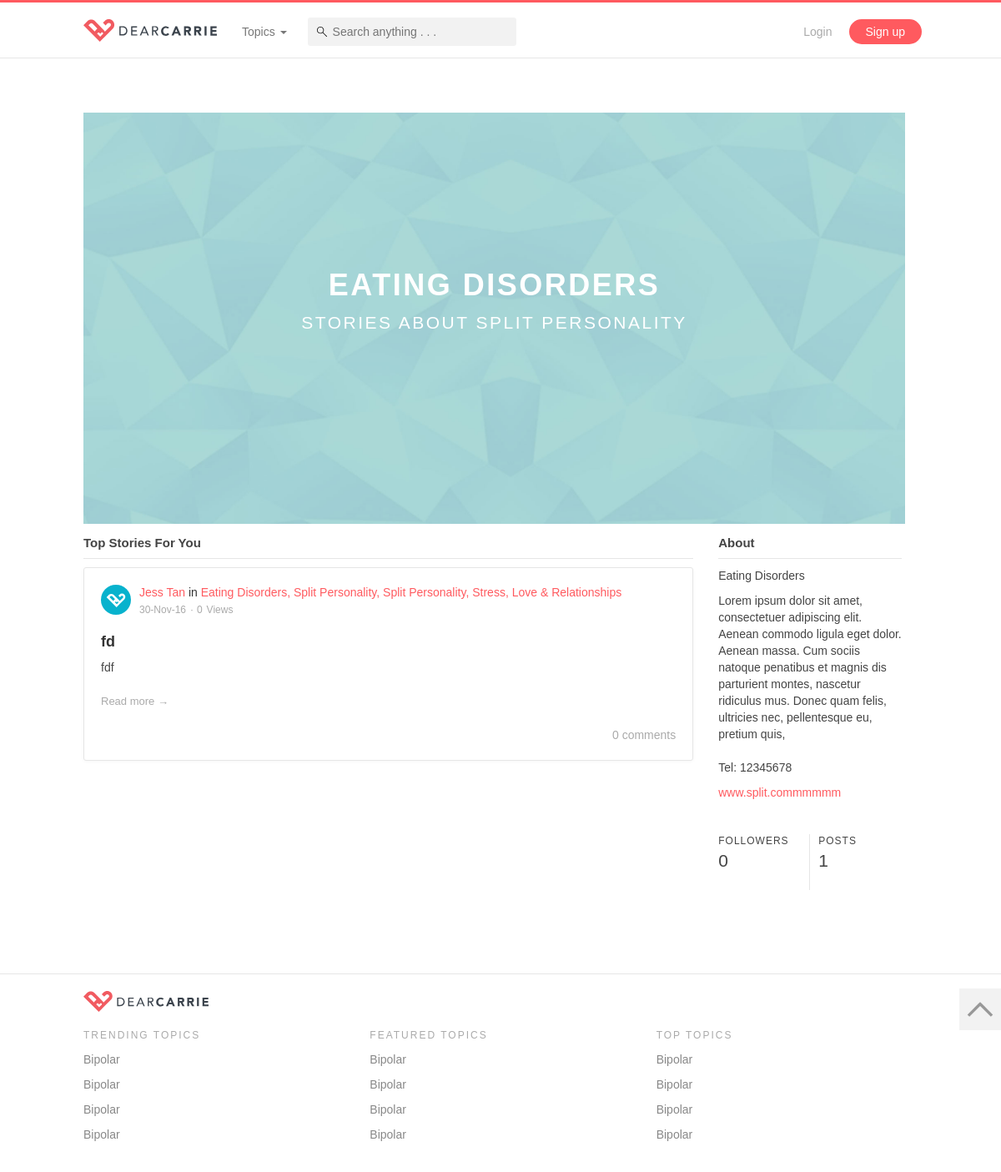
Screenshot of /topicDetails?topicID=8 with the database file from the repository.
### tables this page shows
CREATE TABLE `topics` (
  `id` int(11) NOT NULL,
  `main_image` varchar(255) NOT NULL,
  `background` varchar(255) NOT NULL,
  `title` varchar(255) NOT NULL,
  `short_desc` varchar(255) NOT NULL,
  `description` varchar(255) NOT NULL,
  `date` timestamp NOT NULL DEFAULT CURRENT_TIMESTAMP ON UPDATE CURRENT_TIMESTAMP,
  `followers` int(11) NOT NULL DEFAULT '0',
  `posts` int(11) NOT NULL DEFAULT '0',
  `url` varchar(255) NOT NULL,
  `tel` varchar(255) NOT NULL,
  `type` varchar(255) NOT NULL,
  `order_num` int(11) NOT NULL,
  `score` double NOT NULL DEFAULT '0',
  `published` int(11) NOT NULL DEFAULT '1'
);

CREATE TABLE `curation` (
  `topicid` int(11) NOT NULL,
  `postid` int(11) NOT NULL
);

CREATE TABLE `users` (
  `id` int(11) NOT NULL,
  `name` varchar(255) NOT NULL,
  `email` varchar(255) NOT NULL,
  `password` char(32) NOT NULL,
  `role` varchar(255) NOT NULL DEFAULT 'normal',
  `affliate` varchar(255) DEFAULT 'website',
  `image` varchar(255) NOT NULL DEFAULT 'images/default.svg',
  `description` varchar(255) NOT NULL,
  `datejoin` timestamp NOT NULL DEFAULT CURRENT_TIMESTAMP,
  `active` int(11) NOT NULL DEFAULT '1'
);

CREATE TABLE `posts` (
  `id` int(11) NOT NULL,
  `userid` int(11) DEFAULT NULL,
  `title` varchar(255) DEFAULT NULL,
  `description` varchar(255) DEFAULT NULL,
  `timestamp` timestamp NOT NULL DEFAULT CURRENT_TIMESTAMP ON UPDATE CURRENT_TIMESTAMP,
  `score` double NOT NULL DEFAULT '0',
  `likes` int(11) NOT NULL DEFAULT '0',
  `comments` int(11) NOT NULL DEFAULT '0',
  `views` int(11) NOT NULL DEFAULT '0',
  `published` int(11) NOT NULL DEFAULT '1'
);

### controllers/commonFunctions.php (called while the page is built, shortened)
<?php
function checkLogin() {
	if(isset($_SESSION["role"])) {
		return false;
	}
	else {
		return true;
	}
}
function connectToDataBase() {
	$theLineToDatabase =  mysqli_connect("localhost","root","root","dearcarrie");
	if(!$theLineToDatabase) {
		header("location: error.php?msg=Database connection error");
		exit();
	}
	else {
	  return $theLineToDatabase;
	}
}
function getPostByID($id) {
	$conn = connectToDataBase();
	$sql = "SELECT * FROM posts WHERE id = '$id'";
	$result = $conn->query($sql);
	$value = $result->fetch_assoc();
	return $value;
}
function getUserByID($id) {
	$conn = connectToDataBase();
	$sql = "SELECT * FROM users WHERE id = '$id'";
	$result = $conn->query($sql);
	$value = $result->fetch_assoc();
	return $value;
}
function getTopicByID($id) {
	$conn = connectToDataBase();
	$sql = "SELECT * FROM topics WHERE id = '$id'";
	$result = $conn->query($sql);
	$value = $result->fetch_assoc();
	return $value;
}
function displayFeaturedTopics() {
	$conn = connectToDataBase();
	$sql = "SELECT * FROM topics WHERE type = 'featured' ORDER BY order_num";
	$result = $conn->query($sql);
	$resArr = array();
	if ($result->num_rows > 0) {
		 while($row = $result->fetch_assoc()) {
			 $resArr[] = $row;
		 }
	}
	return $resArr;
}
function getPostsByTopicID($topicid) {
	$conn = connectToDataBase();
	$sql = "SELECT *
					FROM posts p
					INNER JOIN curation c ON p.id = c.postid
					WHERE published = 1 AND c.topicid = '$topicid'
					ORDER BY p.id DESC";
	$result = $conn->query($sql);
	$resArr = array();
	if ($result->num_rows > 0) {
		 while($row = $result->fetch_assoc()) {
			 $resArr[] = $row;
		 }
	} else {
		 showErrorMessage("No posts found");
	}
	return $resArr;
}
function countPostByTopicID($topicid) {
	$conn = connectToDataBase();
	$sql = "SELECT COUNT(*) AS total
					FROM curation c
					INNER JOIN posts p ON c.postid = p.id
					WHERE c.topicid='$topicid' AND p.published = 1";
	$result = $conn->query($sql);
	$value = $result->fetch_assoc();
	return $value["total"];
}
function countFollowersByTopicID($topicid) {
	$conn = connectToDataBase();
	$sql = "SELECT COUNT(*) AS total
					FROM topic_follow
					WHERE topicid = '$topicid'";
	$result = $conn->query($sql);
	$value = $result->fetch_assoc();
	return $value["total"];
}
function countCommentsByPostID($id) {
	$conn = connectToDataBase();
	$sql = "SELECT COUNT(*) AS total FROM comments WHERE postid='$id'";
	$result = $conn->query($sql);
	$value = $result->fetch_assoc();
	return $value["total"];
}
function getPostTopics ($postid) {
	$conn = connectToDataBase();
	$sql = "SELECT c.topicid AS topicid, t.title AS title
					FROM topics t
					INNER JOIN curation c on c.topicid = t.id
					WHERE c.postid = '$postid'
					";
	$result = $conn->query($sql);
	$resArr = array();
	if ($result->num_rows > 0) {
		 while($row = $result->fetch_assoc()) {
			 $resArr[] = $row;
		 }
	}
	return $resArr;
}
function calculateDays($date) {
	$now = strtotime(date('y-m-d'));
	$newDate = strtotime(date('y-m-d',strtotime($date)));
	$timeDiff = abs($now - $newDate);
	$numberDays = $timeDiff/86400;
	$numberDays = intval($numberDays);
	if ($numberDays == 0 | $numberDays == 1) {
		return "1 day ago";
	} else if ($numberDays < 30) {
		return $numberDays." days ago";
	}
	else {
		return date('d-M-y',strtotime($date));
	}
}
?>

### topicDetails.php (the view, shortened to what this page needs)
<!DOCTYPE html>
<?php
  include('controllers/templates.php');
  $topicID = $_GET["topicID"];
  $topic = getTopicByID($topicID);
  $posts = getPostsByTopicID($topicID);
  $postCount = countPostByTopicID($topicID);
  $followerCount = countFollowersByTopicID($topicID);
?>
<html lang="en">
  <?php head($topic["title"]); ?>
  <body>
    <?= scrollTopBtn(); ?>
    <?= navbar(); ?>
    <div class="page-container">
      <div class="topic-header">
        <div>
          <img src="<?=$topic["background"];?>" class="img-responsive">
          <div class="text">
              <h1><?=$topic["title"];?></h1>
              <p class="lead"><?=$topic["short_desc"];?></p>
          </div>
        </div>
      </div>
      <div class="row">
          <div class="col-sm-9">
            <div class="content-title">
              <h4>Top Stories For You</h4>
            </div>
            <?php foreach ($posts as $post) {
              card($post["id"]);
            }
            ?>
          </div>
          <div class="col-sm-3">
              <div class="main-sidebar">
                  <div class="side-content">
                      <div class="content-title">
                          <h4>About</h4>
                      </div>
                      <div class="mBottom-20">
                          <p><?=$topic["title"];?></p>
                          <p><?=$topic["description"];?></p>
                      </div>
                      <?php if ($topic["tel"] != null) { ?>
                      <div class="mBottom-40">
                          <p>Tel: <?=$topic["tel"];?></p>
                          <a href="<?=$topic['url'];?>"><?=$topic["url"];?></a>
                      </div>
                      <?php } ?>
                      <div class="dual-hero">
                          <div>
                            <p class="topic-detail-title">Followers</p>
                            <p class="lead"><?=$followerCount;?></p>
                          </div>
                          <div>
                            <p class="topic-detail-title">Posts</p>
                            <p class="lead"><?=$postCount;?></p>
                          </div>
                      </div>
                  </div>
              </div>
          </div>
      </div>
    </div>
    <?= footer(); ?>
  </body>
</html>

### controllers/templates.php (shortened to what this page needs)
<?php
  include('commonFunctions.php');
?>
<?php
function head($title){
?>
  <head>
    <link href="css/bootstrap.min.css" rel="stylesheet">
    <link href="css/animate.css" rel="stylesheet">
    <link href="css/style.css" rel="stylesheet">
  </head>
<?php
}
function navbar() {
  $featuredTopics = displayFeaturedTopics();
?>
  <nav class="navbar navbar-default navbar-fixed-top">
    <div class="container-fluid page-container">
      <div class="navbar-header">
        <a class="navbar-brand" href="index"><img alt="brand" src="images/logo.svg" width="160px;"></a>
      </div>
      <div class="collapse navbar-collapse" id="bs-example-navbar-collapse-1">
        <ul class="nav navbar-nav hide-mobile">
          <li class="dropdown">
            <a href="#" class="dropdown-toggle" data-toggle="dropdown" role="button" aria-haspopup="true" aria-expanded="false">Topics <span class="caret"></span></a>
          </li>
        </ul>
        <form id="myForm" class="navbar-form navbar-left hide-mobile" action="search" method="get">
            <input id="search_keyword_id" type="text" class="search_keyword nav-search" placeholder="Search anything . . ." name="search_keyword_id" autocomplete="off">
        </form>
        <ul class="nav navbar-nav navbar-right">
          <?php if (checkLogin() && empty($_SESSION['FBID'])) { ?>
          <li><a href="login" class="light-text">Login</a></li>
          <li><a href="signup" class="cta-btn">Sign up</a></li>
          <?php } ?>
        </ul>
      </div>
    </div>
  </nav>
<?php
}
function card($id) {
  $post = getPostByID($id);
  $user = getUserByID($post["userid"]);
  $commentCount = countCommentsByPostID($id);
?>
<div class="card">
  <div class="header">
    <div class="image">
      <a href="profile?userID=<?=$user["id"];?>"><img src="<?=$user["image"];?>"></a>
    </div>
    <div class="author-details">
      <div>
        <a href="profile?userID=<?=$user["id"];?>"><?=$user["name"];?></a>
        <span class="topics-comma">
        <?php
           $topics = getPostTopics($id);
           if (count($topics) > 0) { echo ' in ';}
           foreach ($topics as $topic) {
       ?>
             <a href="topicDetails?topicID=<?=$topic["topicid"];?>"><?=$topic["title"];?></a>
       <?php
           }
        ?>
       </span>
      </div>
      <div class="date"><?php echo calculateDays($post['timestamp']); ?></div>
      <div class="views"><?=$post["views"];?></div>
    </div>
  </div>
  <div class="content short">
    <a href="post?postID=<?=$post["id"];?>">
      <h4><?=$post["title"];?></h4>
      <p><?=$post["description"];?></p>
    </a>
    <a href="post?postID=<?=$post["id"];?>" class="read-more">Read more &#8594;</a>
  </div>
  <div class="footer">
    <div class="float-right">
      <a href="post?postID=<?=$post["id"];?>#commentsDiv"><?=$commentCount?> comments</a>
    </div>
  </div>
</div>
<?php
}
?>
<?php
function scrollTopBtn() {
?>
  <a class="top-btn" onclick="scrollToTop();" href="javascript:;"></a>
<?php
}
function footer() {
?>
  <footer class="footer">
    <div class="page-container">
      <div class="row">
        <div class="col-sm-12 pull-left">
          <img src="images/logo.svg" class="logo">
        </div>
        <div class="col-sm-4">
          <ul>
            <li>Trending Topics</li>
            <li><a href="topicDetails">Bipolar</a></li>
            <li><a href="topicDetails">Bipolar</a></li>
            <li><a href="topicDetails">Bipolar</a></li>
            <li><a href="topicDetails">Bipolar</a></li>
          </ul>
        </div>
        <div class="col-sm-4">
          <ul>
            <li>Featured Topics</li>
            <li><a href="topicDetails">Bipolar</a></li>
            <li><a href="topicDetails">Bipolar</a></li>
            <li><a href="topicDetails">Bipolar</a></li>
            <li><a href="topicDetails">Bipolar</a></li>
          </ul>
        </div>
        <div class="col-sm-4">
          <ul>
            <li>Top Topics</li>
            <li><a href="topicDetails">Bipolar</a></li>
            <li><a href="topicDetails">Bipolar</a></li>
            <li><a href="topicDetails">Bipolar</a></li>
            <li><a href="topicDetails">Bipolar</a></li>
          </ul>
        </div>
      </div>
    </div>
  </footer>
<?php
}
?>

### rows the page displays
topics: background (picture), title "EATING DISORDERS", short_desc "STORIES ABOUT SPLIT PERSONALITY", title "Eating Disorders", description "Lorem ipsum dolor sit amet, consectetuer adipiscing elit. Aenean commodo ligula eget dolor. Aenean massa. Cum sociis natoque penatibus et magnis dis parturient montes, nascetur ridiculus mus. Donec quam felis, ultricies nec, pellentesque eu, pretium quis,", tel "12345678", url "www.split.commmmmm"
curation: users.image (placeholder picture), users.name "Jess Tan", topicid.title "Eating Disorders", postid.timestamp "30-Nov-16", postid.views "0", postid.title "fd", postid.description "fdf", commentCount "0"
curation: topicid.title "Split Personality"
curation: topicid.title "Split Personality"
curation: topicid.title "Stress"
curation: topicid.title "Love & Relationships"

### other values shown
$followerCount "0"
$postCount "1"
